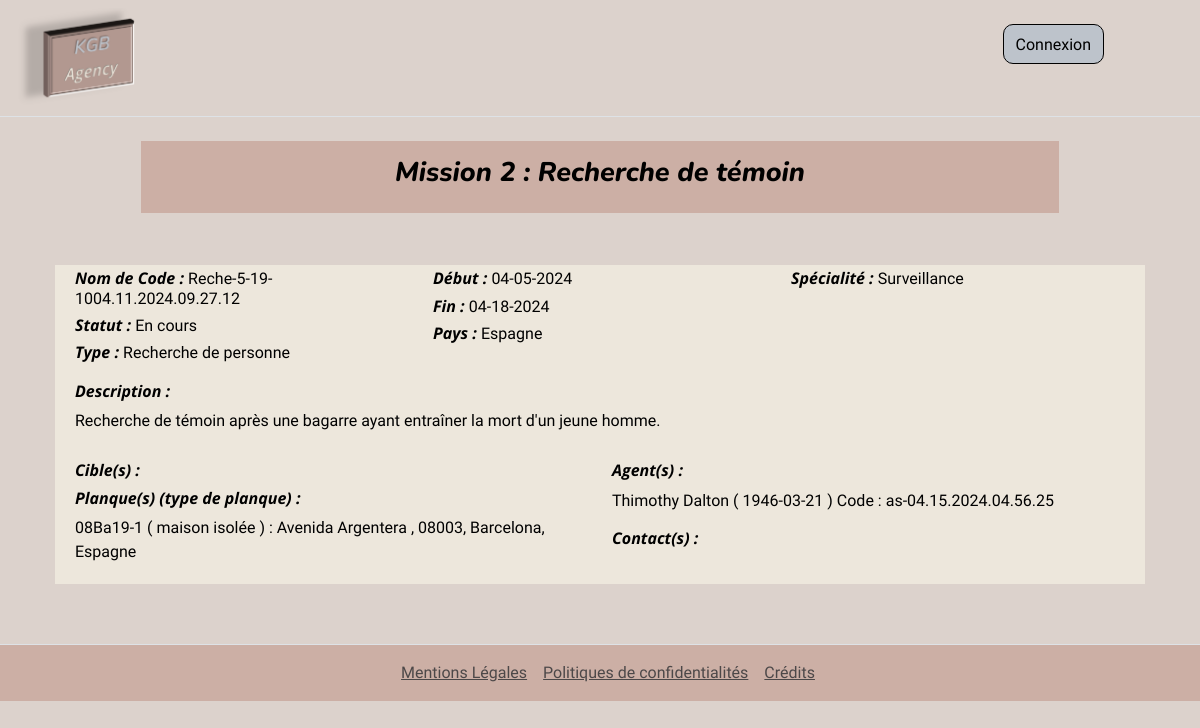
The app's page /index.php?controller=front&action=plus&id=2 with its own data.
### tables this page shows
CREATE TABLE IF NOT EXISTS `missions` (
  `id` int(11) NOT NULL AUTO_INCREMENT,
  `title` varchar(50) NOT NULL,
  `description` text DEFAULT NULL,
  `code_name` varchar(60) NOT NULL,
  `begin_date` date DEFAULT NULL,
  `end_date` date DEFAULT NULL,
  `id_country` int(11) NOT NULL,
  `id_status` int(11) NOT NULL,
  `id_typeMission` int(11) NOT NULL,
  `id_speciality` int(11) NOT NULL,
  PRIMARY KEY (`id`),
  KEY `id_country` (`id_country`),
  KEY `id_status` (`id_status`),
  KEY `id_typeMission` (`id_typeMission`),
  KEY `id_speciality` (`id_speciality`)
);

CREATE TABLE IF NOT EXISTS `status` (
  `id` int(11) NOT NULL AUTO_INCREMENT,
  `name` varchar(50) NOT NULL,
  PRIMARY KEY (`id`)
);

CREATE TABLE IF NOT EXISTS `typemissions` (
  `id` int(11) NOT NULL AUTO_INCREMENT,
  `type_mission` varchar(50) NOT NULL,
  PRIMARY KEY (`id`)
);

CREATE TABLE IF NOT EXISTS `countries` (
  `id` int(11) NOT NULL AUTO_INCREMENT,
  `country_name` varchar(50) NOT NULL,
  `nationality` varchar(50) NOT NULL,
  PRIMARY KEY (`id`)
);

CREATE TABLE IF NOT EXISTS `specialities` (
  `id` int(11) NOT NULL AUTO_INCREMENT,
  `name` varchar(50) DEFAULT NULL,
  PRIMARY KEY (`id`)
);

### index.php (called while the page is built, shortened)
<?php
$controller = new Controller();
$controller->route();

### App/Db/Mysql.php (called while the page is built, shortened)
<?php
class Mysql
{
    private $db_name;
    private $db_user;
    private $db_password;
    private $db_port;
    private $db_host;
    private $pdo = null;
    private static $_instance = null;
    public static function getInstance():self
    {
        if (is_null(self::$_instance)) {
            self::$_instance = new Mysql();
        }
        return self::$_instance;
    }
    public function getPDO():\PDO
    {
        if (is_null($this->pdo)){
            $this->pdo = new \PDO('mysql:host=' . $this->db_host . ';port='. $this->db_port. ';charset=utf8mb4;dbname=' . $this->db_name . ";'", $this->db_user, $this->db_password);
        }
        return $this->pdo;
    }
}

### App/Repository/Repository.php (called while the page is built, shortened)
<?php
class Repository{
    public function __construct()
    {
       $mysql = Mysql::getInstance();
       $this->pdo = $mysql->getPDO();
    }
}

### App/Repository/MissionRepository.php (called while the page is built, shortened)
<?php
class MissionRepository extends Repository
{
    public function findOneMissionById(int $id):Mission|bool
    {
        try{
            $query = $this->pdo->prepare("SELECT * FROM missions WHERE id = :id");
            $query->bindParam(':id', $id, $this->pdo::PARAM_INT);
            $query->execute();
            $mission = $query->fetch($this->pdo::FETCH_ASSOC);
            if ($mission){
                $missionBDD = new Mission();
                $missionBDD->setid($mission['id']);
                $missionBDD->setTitle($mission['title']);
                $missionBDD->setDescription($mission['description']);
                $missionBDD->setCodeName($mission['code_name']);
                if (!is_null($mission['begin_date'])){
                    $missionBDD->setBeginDate(new DateTime($mission['begin_date']));
                } else {
                    $missionBDD->setBeginDate();
                }
                if (!is_null($mission['end_date'])){
                    $missionBDD->setEndDate(new DateTime($mission['end_date']));
                } else {
                    $missionBDD->setEndDate();
                }
                $missionBDD->setIdCountry($mission['id_country']);
                $missionBDD->setIdStatus($mission['id_status']);
                $missionBDD->setIdTypeMission($mission['id_typeMission']);
                $missionBDD->setIdSpeciality($mission['id_speciality']);
                return $missionBDD;
            }else {
                return false;
            }
        }catch (\Exception $e){
            $error = $e->getMessage();
            $control = new Controller();
            $control->render('/errors', [
                'error' => $error
            ]);
        }
    }
    public function findAllInformationsOnOneMissionByID (int $id): array
    {
        $response = [];
        $missionRepository = new MissionRepository();
        $mission = $missionRepository->findOneMissionById($id);
        if (!$mission){
            $errors['mission']='Cette mission n\'existe pas.';
        }else {
            $response['mission'] = $mission;
            $targetRepository = new TargetRepository();
            $targets = $targetRepository->findAllTargetsByMissionId($id);
            $response['targets'] = $targets;
            $contactRepository = new ContactRepository();
            $contacts = $contactRepository->findAllContactsByMissionId($id);
            $response['contacts'] = $contacts;
            $agentRepository = new AgentRepository();
            $agents = $agentRepository->findAllAgentsByMissionId($id);
            $response['agents'] = $agents;
            $idStatus = $mission->getIdStatus();
            $statusRepository = new StatusRepository();
            $status = $statusRepository->findOneStatusById($idStatus);
            $response['status'] = $status;
            $idTypeMission = $mission->getIdTypeMission();
            $typeMissionRepository = new TypeMissionRepository();
            $typeMission = $typeMissionRepository->findOneTypeMissionById($idTypeMission);
            $response['typeMission'] = $typeMission;
            $idCountry = $mission->getIdCountry();
            $countryRepository = new CountryRepository();
            $country = $countryRepository->findOneCountryById($idCountry);
            $response['country'] = $country;
            $idSpeciality = $mission->getIdSpeciality();
            $specialityRepository = new SpecialityRepository();
            $speciality = $specialityRepository->findOneSpecialityById($idSpeciality);
            $response['speciality'] = $speciality;
            $hideoutsRepository = new HideoutRepository();
            $hideouts = $hideoutsRepository->findAllHideoutsByMissionId($id);
            $response['hideouts'] = $hideouts;
        }
        return $response;
    }
}

### App/Entity/Mission.php (called while the page is built, shortened)
<?php
class Mission
{
    protected ?int $id = null;
    protected ?string $title = '';
    protected ?string $description = '';
    protected ?string $codeName = '';
    protected ?DateTime $beginDate = null;
    protected ?DateTime $endDate = null;
    public function getId(): ?int
    {
        return $this->id;
    }
    public function setId(?int $id): self
    {
        $this->id = $id;
        return $this;
    }
    public function getTitle(): ?string
    {
        return $this->title;
    }
    public function setTitle(?string $title): self
    {
        $this->title = $title;
        return $this;
    }
    public function getDescription(): ?string
    {
        return $this->description;
    }
    public function setDescription(?string $description): self
    {
        $this->description = $description;
        return $this;
    }
    public function getCodeName(): ?string
    {
        return $this->codeName;
    }
    public function setCodeName(?string $codeName): self
    {
        $this->codeName = $codeName;
        return $this;
    }
    public function getBeginDate(): DateTime | null
    {
        return $this->beginDate;
    }
    public function setBeginDate(?DateTime $beginDate = null ): self
    {
        $this->beginDate = $beginDate;
        return $this;
    }
    public function getEndDate(): DateTime | null
    {
        return $this->endDate;
    }
    public function setEndDate(?DateTime $endDate = null): self
    {
        $this->endDate = $endDate;
        return $this;
    }
    public function setIdCountry(?int $idCountry): self
    {
        return $this;
    }
    public function setIdStatus(?int $idStatus): self
    {
        return $this;
    }
    public function setIdTypeMission(?int $idTypeMission): self
    {
        return $this;
    }
    public function setIdSpeciality(?int $idSpeciality): self
    {
        return $this;
    }
}

### App/Repository/TargetRepository.php (called while the page is built, shortened)
<?php
class TargetRepository extends Repository
{
    public function findAllTargetsByMissionId(int $idMission):array|bool
    {
        try{
            $queryTargets = $this->pdo->prepare("SELECT persons.first_name, persons.last_name, persons.birthdate,
            targets.code_name FROM targets
            LEFT JOIN persons ON persons.id = targets.id_target
            WHERE targets.id_mission = :idMission");
            $queryTargets->bindParam(':idMission', $idMission, $this->pdo::PARAM_INT);
            $queryTargets->execute();
            $targets = $queryTargets->fetchAll($this->pdo::FETCH_ASSOC);
        }catch (\Exception $e){
            $error = $e->getMessage();
            $control = new Controller();
            $control->render('/errors', [
                'error' => $error
            ]);
        }
            if ($targets){
                $arrayTargetsName = [];
                foreach ($targets as $target) {
                    $arrayTargetsName[]=$target['first_name']. " " . $target['last_name'] ." ( ". $target['birthdate'] .
                    " ) Code : " . $target['code_name'];
                }
                return $arrayTargetsName;
            }else {
                return false;
            }
    }
}

### App/Repository/ContactRepository.php (called while the page is built, shortened)
<?php
class ContactRepository extends Repository
{
    public function findAllContactsByMissionId(int $idMission):array|bool
    {
        try{
            $queryContacts = $this->pdo->prepare("SELECT persons.first_name, persons.last_name, persons.birthdate,
            contacts.code_name FROM contacts
            LEFT JOIN persons ON persons.id = contacts.id_contact
            WHERE contacts.id_mission = :idMission");
            $queryContacts->bindParam(':idMission', $idMission, $this->pdo::PARAM_INT);
            $queryContacts->execute();
            $contacts = $queryContacts->fetchAll($this->pdo::FETCH_ASSOC);
        }catch (\Exception $e){
            $error = $e->getMessage();
            $control = new Controller();
            $control->render('/errors', [
                'error' => $error
            ]);
        }
            if ($contacts){
                $arrayContactsName = [];
                foreach ($contacts as $contact) {
                    $arrayContactsName[]=$contact['first_name']. " " . $contact['last_name'] ." ( ". $contact['birthdate'] .
                    " ) Code : " . $contact['code_name'];
                }
                return $arrayContactsName;
            }else {
                return false;
            }
    }
}

### App/Repository/AgentRepository.php (called while the page is built, shortened)
<?php
class AgentRepository extends Repository
{
    public function findAllAgentsByMissionId(int $idMission):array|bool
    {
        try{
            $queryAgents = $this->pdo->prepare("SELECT persons.first_name, persons.last_name, persons.birthdate,
            agents.identify_code FROM agents
            LEFT JOIN persons ON persons.id = agents.id_agent
            WHERE agents.id_mission = :idMission");
            $queryAgents->bindParam(':idMission', $idMission, $this->pdo::PARAM_INT);
            $queryAgents->execute();
            $agents = $queryAgents->fetchAll($this->pdo::FETCH_ASSOC);
        }catch (\Exception $e){
            $error = $e->getMessage();
            $control = new Controller();
            $control->render('/errors', [
                'error' => $error
            ]);
        }
            if ($agents){
                $arrayAgentsName = [];
                foreach ($agents as $agent) {
                    $arrayAgentsName[]=$agent['first_name']. " " . $agent['last_name'] ." ( ". $agent['birthdate'] .
                    " ) Code : " . $agent['identify_code'];
                }
                return $arrayAgentsName;
            }else {
                return false;
            }
    }
}

### templates/detailFront.php (the view, shortened to what this page needs)
<?php
require_once _TEMPLATEPATH_.'/header.php';
?>
<main>
<div class="row d-flex justify-content-center ">
        <div class="col-9 m-3 p-3 d-flex align-items-center justify-content-center pageTitle">
            <h1> Mission <?php if ($mission){ echo($mission->getId(). ' : '. $mission->getTitle()); } ?></h1>
        </div>
        <div class="col-11 m-3 p-3 ">
            <?php if ($errors) { ?>
                <div class="alert alert-danger">
                    <?php echo($errors) ?>
                </div>
            <?php } else {
                if ($mission) { ?>
                    <div class="detail">
                        <div class="row m-1 p-1 d-flex">
                            <div class="col-12 col-md-6 col-lg-4">
                                <h2 class="attributName">Nom de Code : <span class="attributValue"><?php if (!is_null($mission->getCodeName())) {echo(htmlspecialchars($mission->getCodeName()));} ?></span></h2>
                                <h2 class="attributName">Statut : <span class="attributValue"><?php if ($status && key_exists('name',$status)) {echo(htmlspecialchars($status['name']));} ?></span></h2>
                                <h2 class="attributName">Type : <span class="attributValue"><?php if ($typeMission && key_exists('type_mission',$typeMission)) {echo(htmlspecialchars($typeMission['type_mission']));} ?></span></h2>
                            </div>
                            <div class="col-12 col-md-6 col-lg-4">
                                <h2 class="attributName">Début : <span class="attributValue"><?php if (!is_null($mission->getBeginDate())) { echo($mission->getBeginDate()->format("m-d-Y")); } ?></span></h2>
                                <h2 class="attributName">Fin : <span class="attributValue"><?php if (!is_null($mission->getEndDate())) { echo($mission->getEndDate()->format("m-d-Y")); } ?></span></h2>
                                <h2 class="attributName">Pays : <span class="attributValue"><?php if ($country && key_exists('country_name',$country)) {echo(htmlspecialchars($country['country_name']));} ?></span></h2>
                            </div>
                            <div class="col-12 col-md-6 col-lg-4">
                                <h2 class="attributName">Spécialité : <span class="attributValue"><?php if ($speciality && key_exists('name',$speciality)) {echo(htmlspecialchars($speciality['name']));} ?></span></h2>
                            </div>
                        </div>
                        <div class="row m-1 p-1 d-flex">
                            <h2 class="attributName">Description : </h2>
                            <p class="attributValue"><?php if (!is_null($mission->getDescription())) {echo(htmlspecialchars($mission->getDescription()));} ?></p>
                        </div>
                        <div class="row m-1 p-1 d-flex">
                            <div class="col-12 col-md-6">
                                <h2 class="attributName">Cible(s) : </h2>
                                <h2 class="attributName">Planque(s)  (type de planque) : </h2>
                                <div class="attributValue"><?php if ($hideouts) {
                                    foreach ($hideouts as $hideout) { ?>
                                        <p> <?php echo(htmlspecialchars($hideout)) ?></p>
                                    <?php } } ?>
                                </div>
                            </div>
                            <div class="col-12 col-md-6">
                                <h2 class="attributName">Agent(s) : </h2>
                                <div class="attributValue"><?php if ($agents) {
                                    foreach ($agents as $agent) { ?>
                                        <p> <?php echo(htmlspecialchars($agent)) ?></p>
                                    <?php } } ?>
                                </div>
                                <h2 class="attributName">Contact(s) : </h2>
                            </div>
                        </div>
                    </div>
            <?php } } ?>
</main>
<?php
require_once _TEMPLATEPATH_.'/footer.php';
?>

### records on screen
missions: id "2", title "Recherche de témoin", code_name "Reche-5-19-1004.11.2024.09.27.12", description "Recherche de témoin après une bagarre ayant entraîner la mort d'un jeune homme."
status: name "En cours"
typemissions: type_mission "Recherche de personne"
countries: country_name "Espagne"
specialities: name "Surveillance"

### other values on screen
$mission->getBeginDate()->format("m-d-Y") "04-05-2024"
$mission->getEndDate()->format("m-d-Y") "04-18-2024"
$hideout "08Ba19-1 ( maison isolée ) : Avenida Argentera , 08003, Barcelona, Espagne"
$agent "Thimothy Dalton ( 1946-03-21 ) Code : as-04.15.2024.04.56.25"
